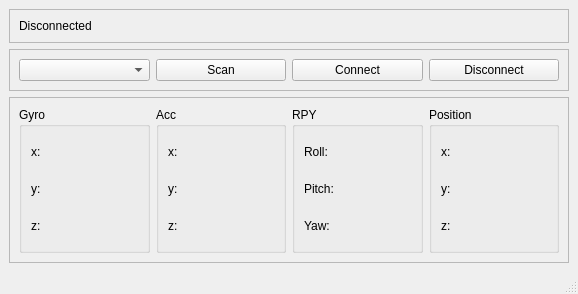
<?xml version="1.0" encoding="UTF-8"?>
<ui version="4.0">
 <class>MainWindow</class>
 <widget class="QMainWindow" name="MainWindow">
  <property name="geometry">
   <rect>
    <x>0</x>
    <y>0</y>
    <width>578</width>
    <height>294</height>
   </rect>
  </property>
  <property name="windowTitle">
   <string>MainWindow</string>
  </property>
  <widget class="QWidget" name="centralwidget">
   <layout class="QVBoxLayout" name="verticalLayout_5">
    <item>
     <widget class="QFrame" name="frame_3">
      <property name="sizePolicy">
       <sizepolicy hsizetype="Preferred" vsizetype="Maximum">
        <horstretch>0</horstretch>
        <verstretch>0</verstretch>
       </sizepolicy>
      </property>
      <property name="frameShape">
       <enum>QFrame::StyledPanel</enum>
      </property>
      <property name="frameShadow">
       <enum>QFrame::Raised</enum>
      </property>
      <layout class="QHBoxLayout" name="horizontalLayout_3">
       <item>
        <widget class="QLabel" name="l_status">
         <property name="text">
          <string>Disconnected</string>
         </property>
        </widget>
       </item>
      </layout>
     </widget>
    </item>
    <item>
     <widget class="QFrame" name="frame">
      <property name="sizePolicy">
       <sizepolicy hsizetype="Preferred" vsizetype="Maximum">
        <horstretch>0</horstretch>
        <verstretch>0</verstretch>
       </sizepolicy>
      </property>
      <property name="frameShape">
       <enum>QFrame::StyledPanel</enum>
      </property>
      <property name="frameShadow">
       <enum>QFrame::Raised</enum>
      </property>
      <layout class="QHBoxLayout" name="horizontalLayout">
       <item>
        <widget class="QComboBox" name="cb_device"/>
       </item>
       <item>
        <widget class="QPushButton" name="pb_scan">
         <property name="text">
          <string>Scan</string>
         </property>
        </widget>
       </item>
       <item>
        <widget class="QPushButton" name="pb_conn">
         <property name="text">
          <string>Connect</string>
         </property>
        </widget>
       </item>
       <item>
        <widget class="QPushButton" name="pb_disc">
         <property name="text">
          <string>Disconnect</string>
         </property>
        </widget>
       </item>
      </layout>
     </widget>
    </item>
    <item>
     <widget class="QFrame" name="frame_2">
      <property name="frameShape">
       <enum>QFrame::StyledPanel</enum>
      </property>
      <property name="frameShadow">
       <enum>QFrame::Raised</enum>
      </property>
      <layout class="QHBoxLayout" name="horizontalLayout_2">
       <item>
        <widget class="QGroupBox" name="groupBox">
         <property name="title">
          <string>Gyro</string>
         </property>
         <layout class="QVBoxLayout" name="verticalLayout">
          <item>
           <widget class="QLabel" name="l_gyro_x">
            <property name="text">
             <string>x:</string>
            </property>
           </widget>
          </item>
          <item>
           <widget class="QLabel" name="l_gyro_y">
            <property name="text">
             <string>y:</string>
            </property>
           </widget>
          </item>
          <item>
           <widget class="QLabel" name="l_gyro_z">
            <property name="text">
             <string>z: </string>
            </property>
           </widget>
          </item>
         </layout>
        </widget>
       </item>
       <item>
        <widget class="QGroupBox" name="groupBox_2">
         <property name="title">
          <string>Acc</string>
         </property>
         <layout class="QVBoxLayout" name="verticalLayout_2">
          <item>
           <widget class="QLabel" name="l_acc_x">
            <property name="text">
             <string>x: </string>
            </property>
           </widget>
          </item>
          <item>
           <widget class="QLabel" name="l_acc_y">
            <property name="text">
             <string>y: </string>
            </property>
           </widget>
          </item>
          <item>
           <widget class="QLabel" name="l_acc_z">
            <property name="text">
             <string>z:</string>
            </property>
           </widget>
          </item>
         </layout>
        </widget>
       </item>
       <item>
        <widget class="QGroupBox" name="groupBox_3">
         <property name="title">
          <string>RPY</string>
         </property>
         <layout class="QVBoxLayout" name="verticalLayout_3">
          <item>
           <widget class="QLabel" name="l_roll">
            <property name="text">
             <string>Roll: </string>
            </property>
           </widget>
          </item>
          <item>
           <widget class="QLabel" name="l_pitch">
            <property name="text">
             <string>Pitch: </string>
            </property>
           </widget>
          </item>
          <item>
           <widget class="QLabel" name="l_yaw">
            <property name="text">
             <string>Yaw: </string>
            </property>
           </widget>
          </item>
         </layout>
        </widget>
       </item>
       <item>
        <widget class="QGroupBox" name="groupBox_4">
         <property name="title">
          <string>Position</string>
         </property>
         <layout class="QVBoxLayout" name="verticalLayout_4">
          <item>
           <widget class="QLabel" name="l_pos_x">
            <property name="text">
             <string>x:</string>
            </property>
           </widget>
          </item>
          <item>
           <widget class="QLabel" name="l_pos_y">
            <property name="text">
             <string>y: </string>
            </property>
           </widget>
          </item>
          <item>
           <widget class="QLabel" name="l_pos_z">
            <property name="text">
             <string>z: </string>
            </property>
           </widget>
          </item>
         </layout>
        </widget>
       </item>
      </layout>
     </widget>
    </item>
   </layout>
  </widget>
  <widget class="QMenuBar" name="menubar">
   <property name="geometry">
    <rect>
     <x>0</x>
     <y>0</y>
     <width>578</width>
     <height>21</height>
    </rect>
   </property>
  </widget>
  <widget class="QStatusBar" name="statusbar"/>
 </widget>
 <resources/>
 <connections/>
</ui>
